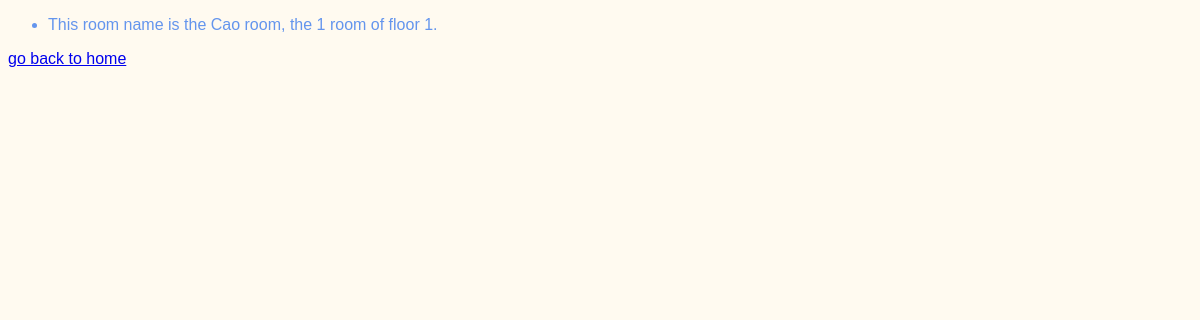
Page /meetings/rooms on the earlier database version.
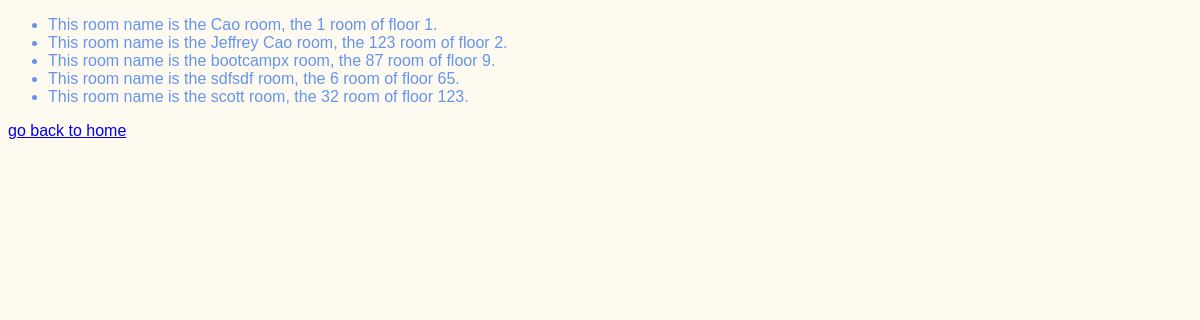
Same page on the later database version.
### meetings/models.py (models this page shows, shortened)
class Room(models.Model):
  name = models.CharField(max_length=50)
  floor_number = models.IntegerField()
  room_number = models.IntegerField()

### meetings/views.py (the view)
# urls.py: path('rooms', views.rooms_list, name='rooms'),
def rooms_list(request):
  return render(request, "meetings/rooms_list.html", {
    "rooms": Room.objects.all(),
  })

### meetings/templates/meetings/rooms_list.html (shortened to what this page needs)
{% extends "base.html" %}
{% block content %}
  <ul>
    {% for room in rooms %}
      <li>This room name is the {{ room.name }} room, the {{ room.room_number }} room of floor {{ room.floor_number }}.</li>
    {% endfor %}
  </ul>
  <a href="{% url 'welcome' %}">go back to home</a>
{% endblock %}

### website/templates/base.html (shortened to what this page needs)
{% load static %}
<!DOCTYPE html>
<html lang="en">
<head>
  <link rel='stylesheet' href="{% static 'website/style.css' %}">
</head>
<body>
  {% block content %}
  {% endblock %}
</body>
</html>

### website/static/website/style.css (style rules this page uses)
body { font-family: sans-serif; color: cornflowerblue; background-color: floralwhite; }

Differences in the rows shown:
added Room: name "Jeffrey Cao", room_number "123", floor_number "2"
added Room: name "bootcampx", room_number "87", floor_number "9"
added Room: name "sdfsdf", room_number "6", floor_number "65"
added Room: name "scott", room_number "32", floor_number "123"
